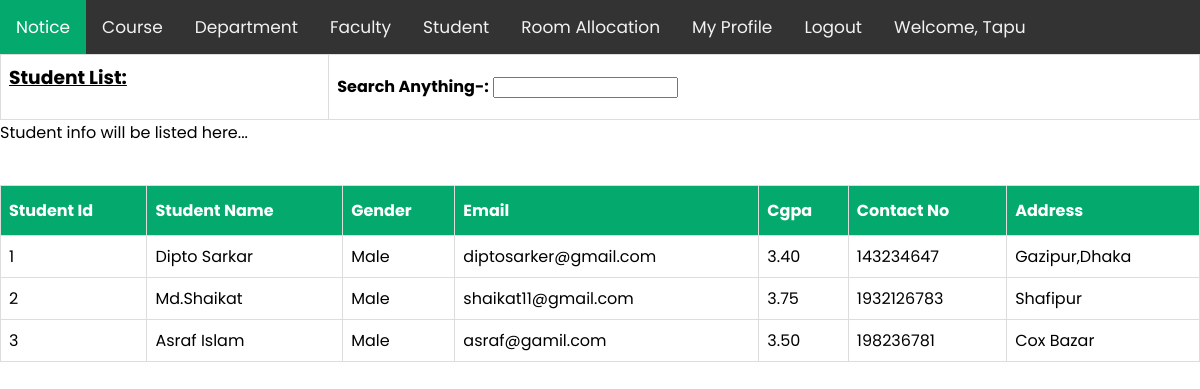
The page /views/Student.php (signed in) on the database its author committed.
### tables this page shows
CREATE TABLE `student` (
  `id` int(11) NOT NULL,
  `name` text NOT NULL,
  `gender` text NOT NULL,
  `email` text NOT NULL,
  `cgpa` varchar(11) NOT NULL,
  `contactNo` int(11) NOT NULL,
  `address` text NOT NULL
);

### Models/db_config.php (called while the page is built, shortened)
<?php
        function viewAllStudent(){
            $con = mysqli_connect('localhost','root', '', 'webtech');
            $sql = 'select * from student';
            $result = mysqli_query($con,$sql);
            $ArrayF=array();
            while($row = mysqli_fetch_assoc($result)){
                $ArrayF[]=$row;
            }
            return $ArrayF;
        }
?>

### Controllers/studentCheck.php (called while the page is built)
<?php
require '../Models/db_config.php';
    function getAllStudent(){
        $student = viewAllStudent();
        return $student;
}

### Views/Student.php (the view, shortened to what this page needs)
<?php
    include 'navbar.php';
    require_once '../Controllers/studentCheck.php';
    $students = getAllStudent();
?>
    <form action="">
        <table>
            <td><h3><u>Student List:</u></h3></td>
        <td>
        <div class="">
			<h4 class="text" style="display: inline;">Search Anything-:</h4>
			<input type="text" name="search" class="form-control" onkeyup="showCustomer(this.value)">
		</div>
        </td>
        </table>
        <div id="txtHint">Student info will be listed here...</div>
                <table cellspacing="0" cellpadding="0" border="1" width="361px" height="86px" style="margin-top: 40px;" id="allStudent">
                    <tr align="center" >
                        <th >Student Id</th>
                        <th >Student Name</th>
                        <th >Gender</th>
                        <th >Email</th>
                        <th >Cgpa</th>
                        <th >Contact No</th>
                        <th >Address</th>
                        <?php
                        echo "<tr align='center'>";
                        foreach($students as $student){
                            echo "<tr>";
                            echo "<td>".$student['id']."</td>";
                            echo "<td>".$student['name']."</td>";
                            echo "<td>".$student['gender']."</td>";
                            echo "<td>".$student['email']."</td>";
                            echo "<td>".$student['cgpa']."</td>";
                            echo "<td>".$student['contactNo']."</td>";
                            echo "<td>".$student['address']."</td>";
                            echo "</tr>";
                        }
                        ?>
                </table>
    </form>
</body>
</html>

### Views/navbar.php (style rules this page uses)
body { margin: 0; font-family: 'Poppins', sans-serif; }
table { font-family: 'Poppins', sans-serif; border-collapse: collapse; width: 100%; }
td, th { border: 1px solid #ddd; padding: 8px; }
th { padding-top: 12px; padding-bottom: 12px; text-align: left; background-color: #04AA6D; color: white; }

### rows shown on the page
student: id "1", name "Dipto Sarkar", gender "Male", email "diptosarker@gmail.com", cgpa "3.40", contactNo "143234647", address "Gazipur,Dhaka"
student: id "2", name "Md.Shaikat", gender "Male", email "shaikat11@gmail.com", cgpa "3.75", contactNo "1932126783", address "Shafipur"
student: id "3", name "Asraf Islam", gender "Male", email "asraf@gamil.com", cgpa "3.50", contactNo "198236781", address "Cox Bazar"
